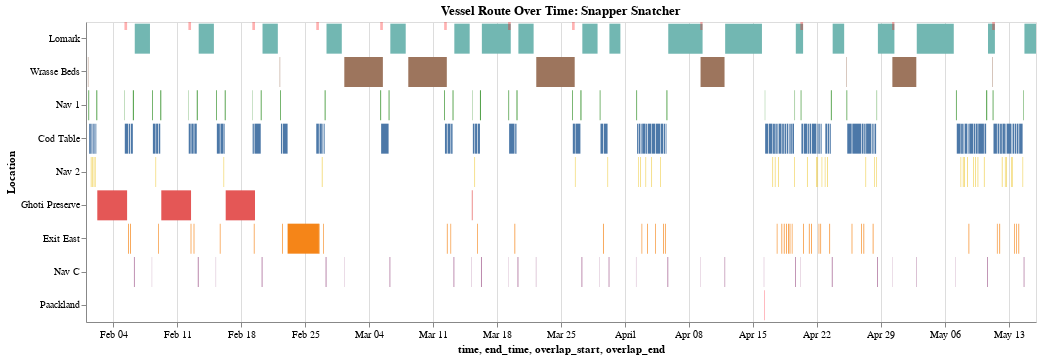

Notebook code cell kept with this figure:
### Markdown cell above
Visualize route

### Code cell
# Prepare vessel data
vessel_id = 'snappersnatcher7be'
vessel_data_sorted, location_to_y = prepare_vessel_data(sorted_pings, vessel_id)

# Interactive visualization
chart = plot_vessel_timeline_interactive(vessel_data_sorted, location_to_y)
chart.display()

### Figure 1 — Vega-Lite specification as saved in the notebook (floating-point values rounded to 4 significant figures; data arrays with more than 128 entries replaced by an {"elided": "..."} marker saying what was removed)
{"config": {"view": {"continuousWidth": 300, "continuousHeight": 300}}, "layer": [{"data": {"name": "data-c09efc8b43e66802f282166ee607921b"}, "mark": {"type": "bar"}, "encoding": {"color": {"field": "source", "legend": null, "type": "nominal"}, "tooltip": [{"field": "source", "type": "nominal"}, {"field": "time", "type": "temporal"}, {"field": "end_time", "type": "temporal"}, {"field": "dwell_hours", "type": "quantitative"}], "x": {"field": "time", "type": "temporal"}, "x2": {"field": "end_time"}, "y": {"field": "source", "sort": ["Lomark", "Wrasse Beds", "Nav 1", "Cod Table", "Nav 2", "Ghoti Preserve", "Exit East", "Nav C", "Paackland"], "title": "Location", "type": "nominal"}}, "name": "view_2"}, {"data": {"name": "data-46a448bac582168d5f782190d7ae8beb"}, "mark": {"type": "bar", "color": "red", "opacity": 0.3}, "encoding": {"x": {"field": "overlap_start", "type": "temporal"}, "x2": {"field": "overlap_end"}, "y": {"value": 0}, "y2": {"value": 8}}}], "height": 300, "params": [{"name": "param_8", "select": {"type": "interval", "encodings": ["x", "y"]}, "bind": "scales", "views": ["view_2"]}], "title": "Vessel Route Over Time: Snapper Snatcher", "width": 950, "$schema": "https://vega.github.io/schema/vega-lite/v5.20.1.json", "datasets": {"data-c09efc8b43e66802f282166ee607921b": {"elided": "290 records"}, "data-46a448bac582168d5f782190d7ae8beb": {"elided": "150 records"}}}
